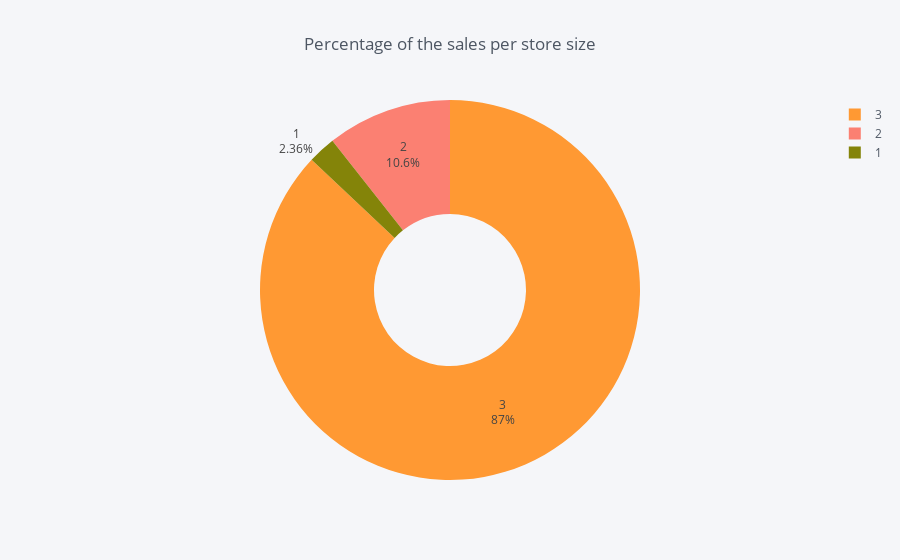

Here is the notebook cell this chart was saved with:
### Code cell
Store.iplot(kind="pie",
            labels="Size",
            values="Store_Sales",
            textinfo='percent+label', hole=.4, title="Percentage of the sales per store size")

### Figure 1 — Plotly figure (JSON) as saved in the notebook; plotly's stock layout.template omitted (floating-point values rounded to 4 significant figures; data arrays with more than 128 entries replaced by an {"elided": "..."} marker saying what was removed)
{"data": [{"hole": 0.4, "labels": {"elided": "896 int values"}, "marker": {"colors": {"elided": "896 str values"}}, "name": "", "textinfo": "percent+label", "type": "pie", "values": {"elided": "896 int values"}}], "layout": {"legend": {"bgcolor": "#F5F6F9", "font": {"color": "#4D5663"}}, "paper_bgcolor": "#F5F6F9", "plot_bgcolor": "#F5F6F9", "title": "Percentage of the sales per store size", "titlefont": {"color": "#4D5663"}}}
